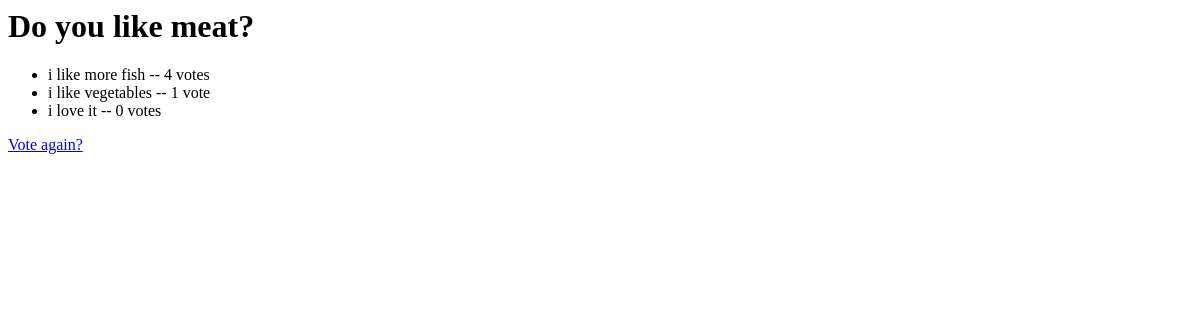
The page /polls/2/results/ on the database as committed earlier.
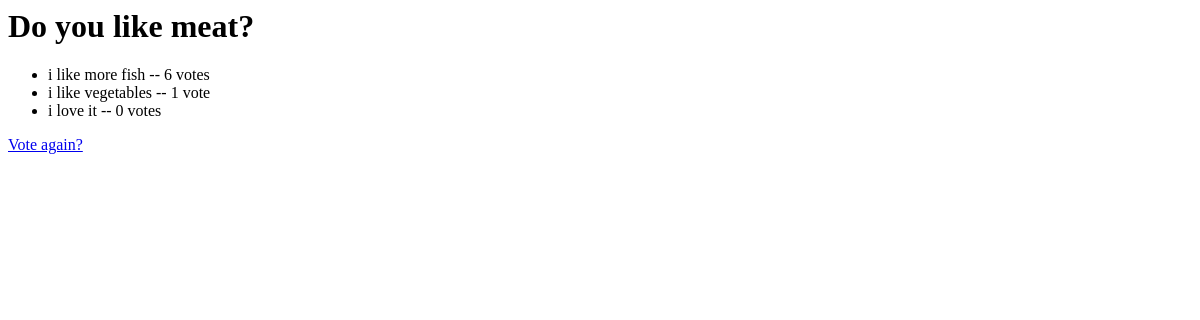
The same page on the database as committed later.
### polls/models.py (models this page shows, shortened)
class Choice(models.Model):
    poll = models.ForeignKey(Poll)
    choice_text = models.CharField(max_length=200)
    votes = models.IntegerField(default=0)

### polls/views.py (the view)
# urls.py: url(r'^(?P<pk>\d+)/results/$', views.ResultsView.as_view(), name='results'),
class ResultsView(generic.DetailView):
    model = Poll
    template_name = 'polls/results.html'

### polls/templates/polls/results.html
<h1>{{ poll.question }}</h1>
<ul>
    {% for choice in poll.choice_set.all %}
        <li>{{ choice.choice_text }} -- {{ choice.votes }} vote{{ choice.votes|pluralize }}</li>
    {% endfor %}
</ul>
<a href="{% url 'polls:detail' poll.id %}">Vote again?</a>

Rows that differ between the two databases and show on the page:
changed Choice "i like more fish": votes "4" → "6"
